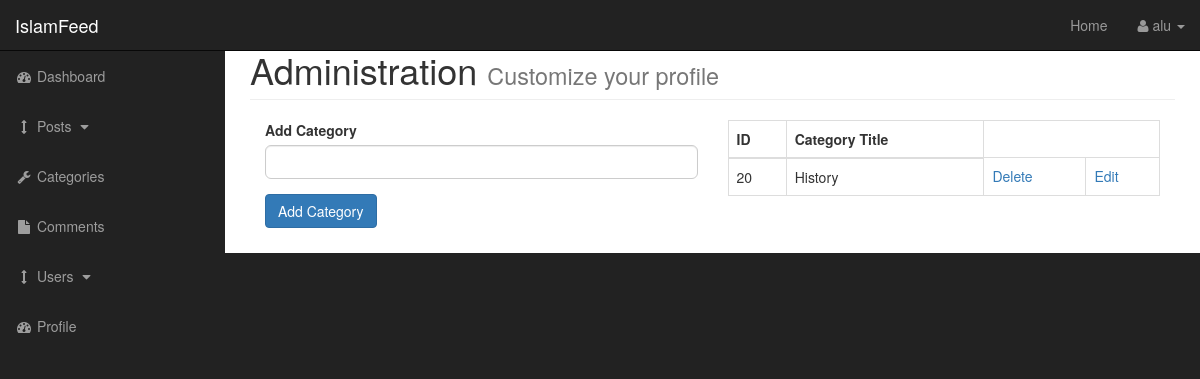
Page /admin/admin_categories.php (signed in) on the earlier database version.
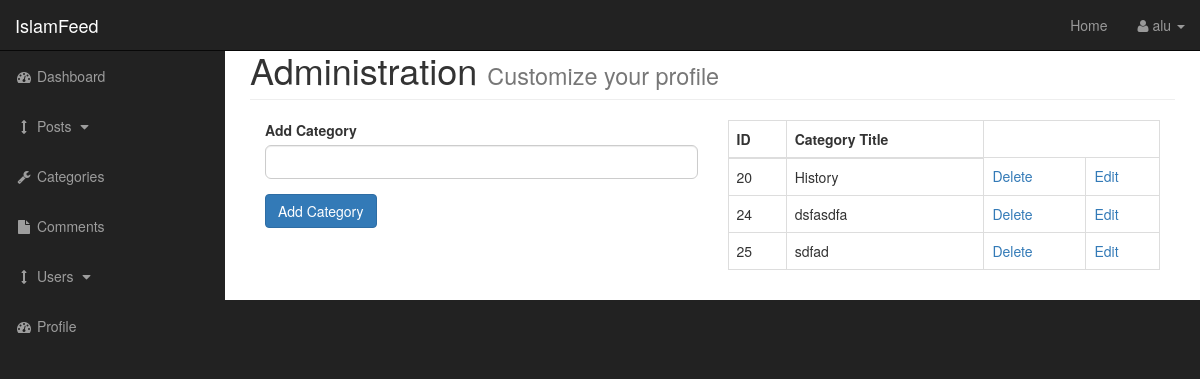
Same page on the later database version.
### tables this page shows
CREATE TABLE `category` (
  `cat_id` int(3) NOT NULL AUTO_INCREMENT,
  `cat_title` varchar(255) NOT NULL,
  PRIMARY KEY (`cat_id`)
);

### admin/admin_functions.php (the view, shortened to what this page needs)
<?php
    function findallcategories(){
        global $connection;
        $query = "SELECT * FROM category";
        $select_categories = mysqli_query($connection,$query);
          while($row = mysqli_fetch_assoc($select_categories)){
              $cat_id = $row['cat_id'];
              $cat_title = $row['cat_title'];
              echo "<tr>";
              echo "<td>{$cat_id}</td>";
              echo "<td>{$cat_title}</td>";
              echo "<td><a href='admin_categories.php?delete={$cat_id}'>Delete</a></td>";
              echo "<td><a href='admin_categories.php?edit={$cat_id}'>Edit</a></td>";
              echo "</tr>";
          }
    }
?>

Differences in the rows shown:
added category: cat_id "24", cat_title "dsfasdfa"
added category: cat_id "25", cat_title "sdfad"
